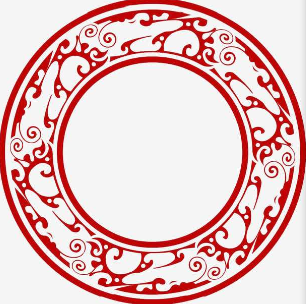
#> input picture 练习/图像处理进阶版/edge_detection/circle.png, 306 x 307 px, found by its file name
$ python '练习33_hough圆变换.py'
#> lines starting #> are read from the running program, lines starting #| are printed output that depends on the picture
# -*- 练习 -*-
"""
功能：hough圆变换顶多是检测圆
作者：fenghuohuo
日期：年月日
"""
import cv2
import numpy as np

img = cv2.imread('D:\\1.Desktop file\\picture\\circle.png', 0)
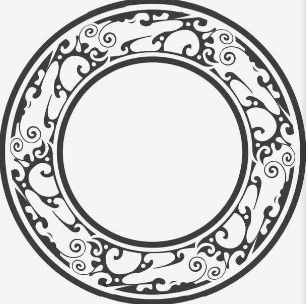
#> img: shape (307, 306); min 38, max 255, mean 203.4
img = cv2.medianBlur(img, 5)
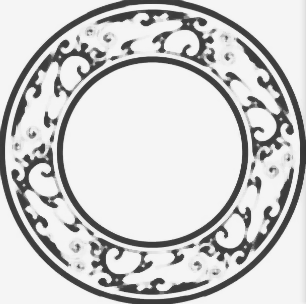
#> img: shape (307, 306); min 51, max 255, mean 206
cimg = cv2.cvtColor(img, cv2.COLOR_GRAY2BGR)

circles = cv2.HoughCircles(img, cv2.HOUGH_GRADIENT, 1, 100,
                           param1=100, param2=30, minRadius=250, maxRadius=400)
#> circles = None

# circles包括横坐标，纵坐标，半径
#> (the run stopped early here; a loop or call above may not have finished)
